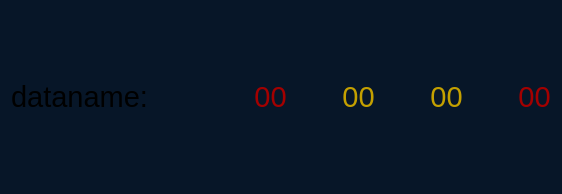
<?xml version="1.0" encoding="UTF-8"?>
<ui version="4.0">
 <class>VisualizationSelectionDialog</class>
 <widget class="QWidget" name="VisualizationSelectionDialog">
  <property name="geometry">
   <rect>
    <x>0</x>
    <y>0</y>
    <width>562</width>
    <height>115</height>
   </rect>
  </property>
  <property name="windowTitle">
   <string>Form</string>
  </property>
  <property name="styleSheet">
   <string notr="true">background-color: rgb(7, 22, 40);</string>
  </property>
  <layout class="QGridLayout" name="gridLayout">
   <item row="0" column="0">
    <widget class="QLabel" name="label">
     <property name="font">
      <font>
       <pointsize>22</pointsize>
      </font>
     </property>
     <property name="text">
      <string>dataname:</string>
     </property>
    </widget>
   </item>
   <item row="0" column="1">
    <widget class="QWidget" name="horizontalWidget" native="true">
     <property name="styleSheet">
      <string notr="true"/>
     </property>
     <layout class="QHBoxLayout" name="horizontalLayout_5">
      <property name="spacing">
       <number>55</number>
      </property>
      <property name="leftMargin">
       <number>0</number>
      </property>
      <property name="topMargin">
       <number>0</number>
      </property>
      <property name="rightMargin">
       <number>0</number>
      </property>
      <property name="bottomMargin">
       <number>0</number>
      </property>
      <item>
       <layout class="QVBoxLayout" name="verticalLayout_4">
        <property name="leftMargin">
         <number>0</number>
        </property>
        <property name="topMargin">
         <number>0</number>
        </property>
        <property name="bottomMargin">
         <number>0</number>
        </property>
        <item>
         <widget class="mc_btn_Clickable" name="hour_up">
          <property name="maximumSize">
           <size>
            <width>50</width>
            <height>25</height>
           </size>
          </property>
          <property name="text">
           <string/>
          </property>
          <property name="pixmap">
           <pixmap resource="resource.qrc">:/icons/big_up_arrow.png</pixmap>
          </property>
          <property name="scaledContents">
           <bool>true</bool>
          </property>
         </widget>
        </item>
        <item>
         <widget class="QLabel" name="hour_label">
          <property name="font">
           <font>
            <family>Liberation Sans</family>
            <pointsize>22</pointsize>
           </font>
          </property>
          <property name="styleSheet">
           <string notr="true">background-color: rgb(7, 22, 40);
color: rgb(164, 0, 0);</string>
          </property>
          <property name="text">
           <string>00</string>
          </property>
          <property name="alignment">
           <set>Qt::AlignCenter</set>
          </property>
         </widget>
        </item>
        <item>
         <widget class="mc_btn_Clickable" name="hour_down">
          <property name="maximumSize">
           <size>
            <width>50</width>
            <height>25</height>
           </size>
          </property>
          <property name="text">
           <string/>
          </property>
          <property name="pixmap">
           <pixmap resource="resource.qrc">:/icons/big_down_arrow.png</pixmap>
          </property>
          <property name="scaledContents">
           <bool>true</bool>
          </property>
         </widget>
        </item>
       </layout>
      </item>
      <item>
       <layout class="QVBoxLayout" name="verticalLayout_5">
        <property name="spacing">
         <number>6</number>
        </property>
        <property name="leftMargin">
         <number>0</number>
        </property>
        <property name="topMargin">
         <number>0</number>
        </property>
        <property name="rightMargin">
         <number>0</number>
        </property>
        <property name="bottomMargin">
         <number>0</number>
        </property>
        <item>
         <widget class="mc_btn_Clickable" name="min_up">
          <property name="maximumSize">
           <size>
            <width>50</width>
            <height>25</height>
           </size>
          </property>
          <property name="text">
           <string/>
          </property>
          <property name="pixmap">
           <pixmap resource="resource.qrc">:/icons/big_up_arrow.png</pixmap>
          </property>
          <property name="scaledContents">
           <bool>true</bool>
          </property>
         </widget>
        </item>
        <item>
         <widget class="QLabel" name="min_label">
          <property name="font">
           <font>
            <family>Liberation Sans</family>
            <pointsize>22</pointsize>
           </font>
          </property>
          <property name="styleSheet">
           <string notr="true">background-color: rgb(7, 22, 40);
color: rgb(196, 160, 0);</string>
          </property>
          <property name="text">
           <string>00</string>
          </property>
          <property name="alignment">
           <set>Qt::AlignCenter</set>
          </property>
         </widget>
        </item>
        <item>
         <widget class="mc_btn_Clickable" name="min_down">
          <property name="maximumSize">
           <size>
            <width>50</width>
            <height>25</height>
           </size>
          </property>
          <property name="text">
           <string/>
          </property>
          <property name="pixmap">
           <pixmap resource="resource.qrc">:/icons/big_down_arrow.png</pixmap>
          </property>
          <property name="scaledContents">
           <bool>true</bool>
          </property>
         </widget>
        </item>
       </layout>
      </item>
      <item>
       <layout class="QVBoxLayout" name="verticalLayout_6">
        <property name="leftMargin">
         <number>0</number>
        </property>
        <property name="topMargin">
         <number>0</number>
        </property>
        <property name="bottomMargin">
         <number>0</number>
        </property>
        <item>
         <widget class="mc_btn_Clickable" name="hour_up_2">
          <property name="maximumSize">
           <size>
            <width>50</width>
            <height>25</height>
           </size>
          </property>
          <property name="text">
           <string/>
          </property>
          <property name="pixmap">
           <pixmap resource="resource.qrc">:/icons/big_up_arrow.png</pixmap>
          </property>
          <property name="scaledContents">
           <bool>true</bool>
          </property>
         </widget>
        </item>
        <item>
         <widget class="QLabel" name="hour_label_2">
          <property name="font">
           <font>
            <family>Liberation Sans</family>
            <pointsize>22</pointsize>
           </font>
          </property>
          <property name="styleSheet">
           <string notr="true">background-color: rgb(7, 22, 40);
color: rgb(196, 160, 0);</string>
          </property>
          <property name="text">
           <string>00</string>
          </property>
          <property name="alignment">
           <set>Qt::AlignCenter</set>
          </property>
         </widget>
        </item>
        <item>
         <widget class="mc_btn_Clickable" name="hour_down_2">
          <property name="maximumSize">
           <size>
            <width>50</width>
            <height>25</height>
           </size>
          </property>
          <property name="text">
           <string/>
          </property>
          <property name="pixmap">
           <pixmap resource="resource.qrc">:/icons/big_down_arrow.png</pixmap>
          </property>
          <property name="scaledContents">
           <bool>true</bool>
          </property>
         </widget>
        </item>
       </layout>
      </item>
      <item>
       <layout class="QVBoxLayout" name="verticalLayout_7">
        <property name="leftMargin">
         <number>0</number>
        </property>
        <property name="topMargin">
         <number>0</number>
        </property>
        <property name="bottomMargin">
         <number>0</number>
        </property>
        <item>
         <widget class="mc_btn_Clickable" name="hour_up_3">
          <property name="maximumSize">
           <size>
            <width>50</width>
            <height>25</height>
           </size>
          </property>
          <property name="text">
           <string/>
          </property>
          <property name="pixmap">
           <pixmap resource="resource.qrc">:/icons/big_up_arrow.png</pixmap>
          </property>
          <property name="scaledContents">
           <bool>true</bool>
          </property>
         </widget>
        </item>
        <item>
         <widget class="QLabel" name="hour_label_3">
          <property name="font">
           <font>
            <family>Liberation Sans</family>
            <pointsize>22</pointsize>
           </font>
          </property>
          <property name="styleSheet">
           <string notr="true">background-color: rgb(7, 22, 40);
color: rgb(164, 0, 0);</string>
          </property>
          <property name="text">
           <string>00</string>
          </property>
          <property name="alignment">
           <set>Qt::AlignCenter</set>
          </property>
         </widget>
        </item>
        <item>
         <widget class="mc_btn_Clickable" name="hour_down_3">
          <property name="maximumSize">
           <size>
            <width>50</width>
            <height>25</height>
           </size>
          </property>
          <property name="text">
           <string/>
          </property>
          <property name="pixmap">
           <pixmap resource="resource.qrc">:/icons/big_down_arrow.png</pixmap>
          </property>
          <property name="scaledContents">
           <bool>true</bool>
          </property>
         </widget>
        </item>
       </layout>
      </item>
     </layout>
    </widget>
   </item>
  </layout>
 </widget>
 <customwidgets>
  <customwidget>
   <class>mc_btn_Clickable</class>
   <extends>QLabel</extends>
   <header>mc_btn_Clickable.h</header>
  </customwidget>
 </customwidgets>
 <resources>
  <include location="resource.qrc"/>
 </resources>
 <connections/>
</ui>
